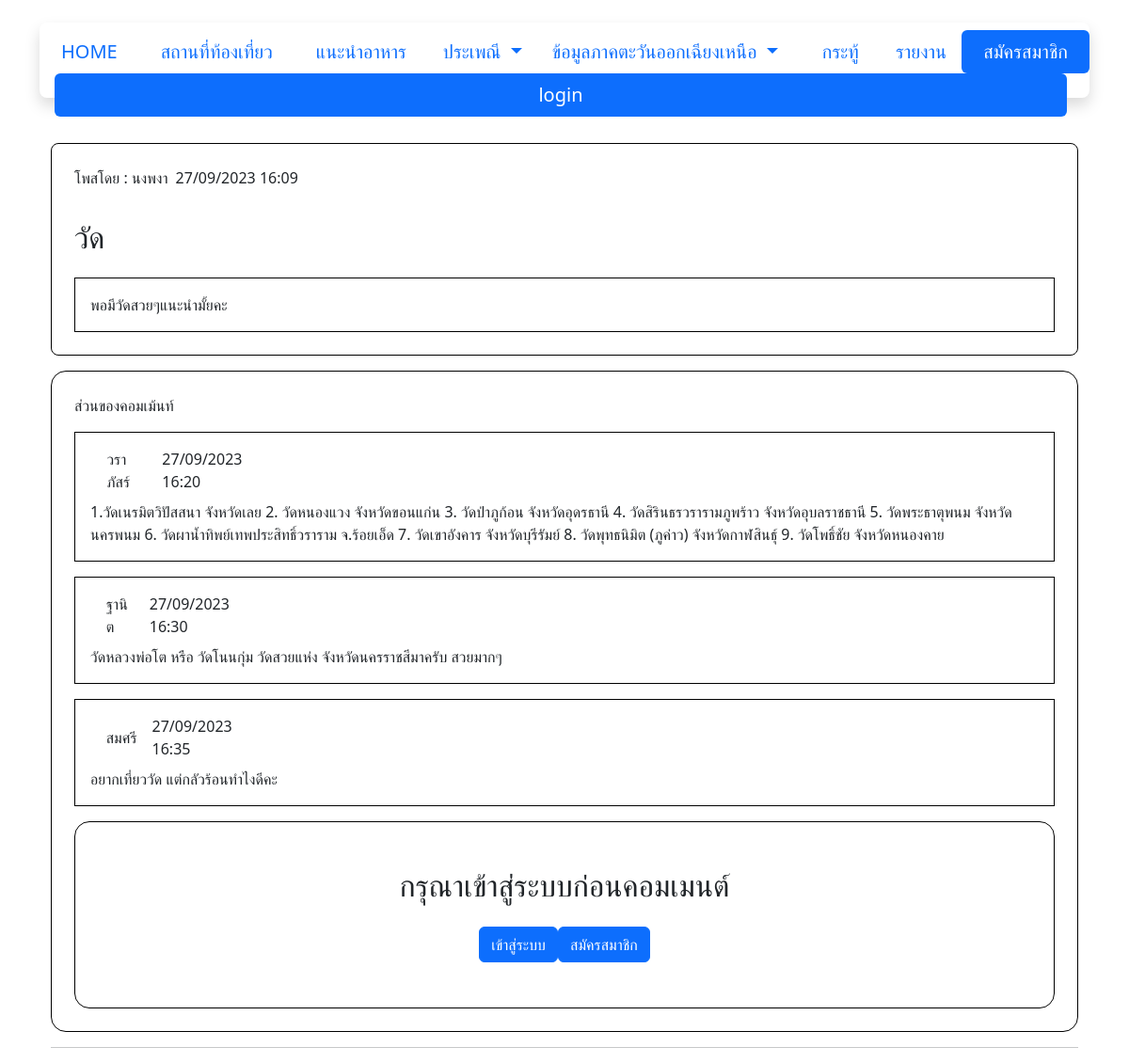
Screenshot of /Wed/topicscom.php?id=34 with the database file from the repository.
### tables this page shows
CREATE TABLE `users` (
  `id_user` int(11) NOT NULL,
  `user` varchar(200) NOT NULL,
  `f_name` varchar(200) NOT NULL,
  `l_name` varchar(200) NOT NULL,
  `pass` varchar(200) NOT NULL
);

CREATE TABLE `topics` (
  `topic_id` int(11) NOT NULL,
  `id_user` int(11) DEFAULT NULL,
  `topic` varchar(255) DEFAULT NULL,
  `topic_content` longtext NOT NULL,
  `date_time` varchar(255) DEFAULT NULL
);

CREATE TABLE `comments` (
  `comment_id` int(11) NOT NULL,
  `topic_id` int(11) DEFAULT NULL,
  `id_user` int(11) DEFAULT NULL,
  `comment` longtext DEFAULT NULL,
  `date_time` varchar(255) NOT NULL
);

### Wed/topicscom.php (the view, shortened to what this page needs)
<?php
require('server.php');
$id_tp = $_GET['id'];
$query = "SELECT * FROM topics WHERE topic_id = $id_tp ";
$sum1 = mysqli_query($conn,$query );
$row = mysqli_fetch_assoc($sum1);
$query2 = "SELECT * FROM comments WHERE topic_id = $id_tp ";
$sum2 = mysqli_query($conn,$query2 );
?>
<!DOCTYPE html>
<html lang="en">
<head>
    <link href="https://cdn.jsdelivr.net/npm/bootstrap@5.3.2/dist/css/bootstrap.min.css" rel="stylesheet">
</head>
<body  class=" container justify-content-center d-block ">
<?php require('nav.php'); ?>
<div>
    <div class=" container justify-content-center d-blok  mt-5">
        <div class=" h-50% border border-black border-1 rounded-3 p-4">
            <div class="justify-content-between d-flex ">
            <div class="">
                <div class="d-flex ">
                    <p>โพสโดย : <?php
                        $id_a = $row['id_user'];
                        $query5 = "SELECT * FROM users WHERE id_user = $id_a";
                        $sum5 = mysqli_query($conn,$query5 );
                        $row5 = mysqli_fetch_assoc($sum5);
                        echo $row5['f_name'];?><div class="ms-2"><?php echo $row['date_time'];?></div></div>
                    <h2>
                        <?php
                            echo $row["topic"];
                        ?>
                    </h2>
                </div>
            </div>
            <div class="border border-black border-1  p-3 mt-3">
                <?php
                   echo $row["topic_content"]; ?>
                </div>
        </div>
        <div class="mt-3 border border-black p-4 rounded-4  ">
            <div class=" mb-3">
                <p>ส่วนของคอมเม้นท์</p>
            </div>
            <div>
                <?php while($row2 = mysqli_fetch_assoc($sum2)){?>
                    <div class="border border-black p-3 mb-3 d-block bg-white  ">
                        <div class=" justify-content-between d-flex ">
                            <div class="mb-2 d-flex align-items-center  ">
                                <?php
                                $idu = $row2['id_user'];
                                $query3 = "SELECT * FROM users WHERE id_user = $idu";
                                $sum3 = mysqli_query($conn,$query3 );
                                $row3 = mysqli_fetch_assoc($sum3);
                                echo $row3['f_name'];?><div class="ms-3"> <?php echo $row2['date_time'];?></div>
                            </div><?php if(isset($_SESSION['username'])){ ?>
                            <?php if($row3['user']==$_SESSION['username']){?>
                            <div class="dropdown-center justify-content-end  d-flex ">
                                <button class="btn  dropdown-toggle" type="button" data-bs-toggle="dropdown" aria-expanded="false"></button>
                                <ul class="dropdown-menu">
                                   <li><button type="button" class="dropdown-item" data-toggle="modal" data-target="#myModal2_<?php echo $row2['comment_id']; ?>">แก้ไขคอมเมนต์</button></li>
                                    <li><button type="button" class="dropdown-item" data-toggle="modal" data-target="#deleteModal_<?php echo $row2['comment_id']; ?>">ลบคอมเมนต์</button></li>
                                </ul>
                            </div>
                            <?php }} ?>
                        </div>
                        <?php echo $row2['comment']; ?>
                    </div>
                    <?php } ?>
            </div>
            <?php if(!isset($_SESSION['username'])){ ?>
            <div class="mt-3 justify-content-center d-block border border-black p-5 rounded-4   ">
                <div class="justify-content-center d-flex ">
                    <h2>กรุณาเข้าสู่ระบบก่อนคอมเมนต์</h2>
                </div>
                <div class="mt-3 justify-content-center d-flex">
                     <form method="post" action="login.php" >
                    <button type="submit" class="btn btn-primary" >เข้าสู่ระบบ</button>
                    </form>
                    <form method="post" action="register.php" >
                    <button type="submit" class="btn btn-primary"> สมัครสมาชิก</button>
                    </form>
                </div>
            </div>
                    <?php } ?>
    </div>
<hr>
</div>
</body>
</html>

### rows the page displays
users: f_name "นงพงา"
topics: date_time "27/09/2023 16:09", topic "วัด", topic_content "พอมีวัดสวยๆแนะนำมั้ยคะ"
comments: id_user.f_name "วราภัสร์", date_time "27/09/2023 16:20", comment "1.วัดเนรมิตวิปัสสนา จังหวัดเลย 2. วัดหนองแวง จังหวัดขอนแก่น 3. วัดป่าภูก้อน จังหวัดอุดรธานี 4. วัดสิรินธรวรารามภูพร้าว จังหวัดอุบลราชธานี 5. วัดพระธาตุพนม จังหวัดนครพนม 6. วัดผาน้ำทิพย์เทพประสิทธิ์วราราม จ.ร้อยเอ็ด 7. วัดเขาอังคาร จังหวัดบุรีรัมย์ 8. วัดพุทธนิมิต (ภูค่าว) จังหวัดกาฬสินธุ์ 9. วัดโพธิ์ชัย จังหวัดหนองคาย"
comments: id_user.f_name "ฐานิต", date_time "27/09/2023 16:30", comment "วัดหลวงพ่อโต หรือ วัดโนนกุ่ม วัดสวยแห่ง จังหวัดนครราชสีมาครับ สวยมากๆ"
comments: id_user.f_name "สมศรี", date_time "27/09/2023 16:35", comment "อยากเที่ยววัด แต่กลัวร้อนทำไงดีคะ"
